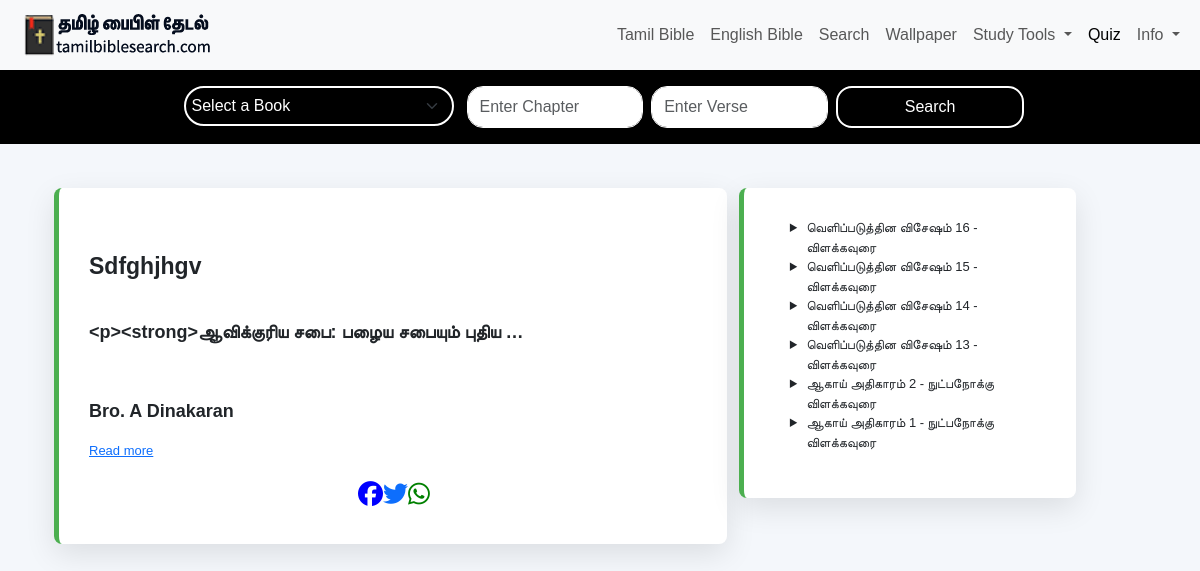
The app's page /tamil-bible-references with its own data.
### myapp/models.py (models this page shows, shortened)
class Bible_reference(models.Model):
    title = models.CharField(max_length=100)
    message = RichTextField(null=True)
    booknametamil=models.ForeignKey('BookNameTamil', on_delete=models.CASCADE)
    chapter = models.CharField(max_length=100)
    author = models.ForeignKey('Author', on_delete=models.CASCADE, related_name='references')
    url = models.CharField(max_length=100)
    view_count = models.IntegerField(default=0)  # Field to track view count

class Author(models.Model):
    add_author = models.CharField(max_length=100)

### myapp/views.py (the view)
# urls.py: path('tamil-bible-references',views.all_reference,name='all_reference'),
def all_reference(request):
    books= BibleDb.objects.values('tamilname').distinct()
    all_reference=Bible_reference.objects.all().order_by('-id')
    return render(request, 'bible_reference_all.html', {'all_reference' : all_reference,'books': books } )

### myapp/templates/bible_reference_all.html (shortened to what this page needs)
{% extends 'base.html' %}
{% load static %}
{% block content %}
<link rel="stylesheet" href="https://cdnjs.cloudflare.com/ajax/libs/font-awesome/6.7.2/css/all.min.css" />
<head>
</head>
<body>
    <div class="container">
        <div class="container" style="display: flex;">
            <div class="verse-of-the-day" style="    background-color: #fff;
            border-left: 5px solid #4CAF50;
            padding: 30px;
            margin: 20px 0;
            width: 1712px;
            font-family: 'Arial', sans-serif;
            box-shadow: 0 10px 30px rgba(0, 0, 0, 0.1);
            display: flex
        ;
            flex-direction: column;
            font-size: small;
            border-radius: 8px;
            transition: transform 0.3s ease, box-shadow 0.3s ease;">
                    {% for reference in all_reference %}
                <p style="font-size: 20px; color: #555; line-height: 1.8; font-weight: 700; text-align: center; transition: color 0.3s ease;">
                    <p style="font-size: 23px;
    text-transform: capitalize;">
                        <strong>{{ reference.title }}</strong>
                    </p><br>
                    <p style="    font-size: large;"><strong>{{ reference.message|truncatewords:5 }}</strong></p><br>
                 </p>
                <p style="    font-size: large;
"><strong>{{ reference.author.add_author }}</strong></p>
                <p><a href="{% url 'reference_detail' reference.url %}">Read more</a></p>
                <div style="display: flex;">
                <a href="#" type="button" class="btn-floating btn-lg btn-fb" style="font-size:25px;margin-left: 269px;
    " ><i class="fa-brands fa-facebook" style="color: blue;"></i></a>
      {% endfor %}
      <a href="#" type="button" class="btn-floating btn-lg btn-fb" style="font-size:25px;
" ><i class="fa-brands fa-twitter"></i></a>
      <a href="#" type="button" class="btn-floating btn-lg btn-fb" style="font-size:25px;
    " ><i class="fa-brands fa-whatsapp" style="color: green;"></i></a>
            </div>
        </div>
        <div class="container">
            <div class="verse-of-the-day" style="    background-color: #fff;
            border-left: 5px solid #4CAF50;
            padding: 30px;
            margin: 20px 0;
           width: 337px;
            font-family: 'Arial', sans-serif;
            box-shadow: 0 10px 30px rgba(0, 0, 0, 0.1);
            display: flex
        ;
            flex-direction: column;
            font-size: small;
            border-radius: 8px;
            transition: transform 0.3s ease, box-shadow 0.3s ease;">
                    <ul class="explanation-list">
                        <li style="list-style-type: disclosure-closed;">வெளிப்படுத்தின விசேஷம் 16 - விளக்கவுரை</li>
                        <li style="list-style-type: disclosure-closed;">வெளிப்படுத்தின விசேஷம் 15 - விளக்கவுரை</li>
                        <li style="list-style-type: disclosure-closed;">வெளிப்படுத்தின விசேஷம் 14 - விளக்கவுரை</li>
                        <li style="list-style-type: disclosure-closed;">வெளிப்படுத்தின விசேஷம் 13 - விளக்கவுரை</li>
                        <li style="list-style-type: disclosure-closed;">ஆகாய் அதிகாரம் 2 - நுட்பநோக்கு விளக்கவுரை</li>
                        <li style="list-style-type: disclosure-closed;">ஆகாய் அதிகாரம் 1 - நுட்பநோக்கு விளக்கவுரை</li>
                    </ul>
            </div>
        </div>
    </div>
</body>
{% endblock %}

### myapp/templates/bible_reference_all.html (style rules this page uses)
body { font-family: 'Arial', sans-serif; background-color: #f4f7fb; margin: 0; padding: 0; }

### records on screen
Bible_reference: title "Sdfghjhgv", message "<p><strong>ஆவிக்குரிய சபை: பழைய சபையும் புதிய …", author.add_author "Bro. A Dinakaran"
